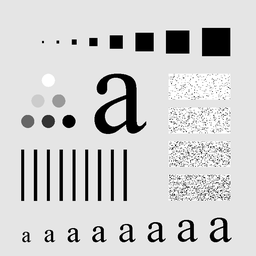
#> input picture lab-20250428T074251Z-001/lab/Characters Test Pattern 688x688.tif, 256 x 256 px, shrunk from 688 x 688 before the run
$ python tempCodeRunnerFile.py
#> lines starting #> are read from the running program, lines starting #| are printed output that depends on the picture
#> further down, character_image is the input picture: shape (256, 256); min 0, max 255, mean 207.3
#Task 3 - Spatial Domain Smoothing Filters
#Task 3(b): Take grayscale image of size 512x512,
#use different size of mask (3x3, 5x5, 7x7) with average filter for noise suppression
#& observe their performance in term of PSNR
#Importing the Libraries
import cv2
import numpy as np
import matplotlib.pyplot as plt
#Function for Average Spatial Filter
#Function: output_image = cv2.blur(input_image, (kernel_size, kernel_size))
def average_filter(image, mask_size):
    filtered_image = image.copy()
    height, width = filtered_image.shape
    offset, weight = mask_size // 2, mask_size * mask_size

    for r in range(height):
        for c in range(width):
            filtered_image[r, c] = 0;
            for x in range(-offset, offset + 1):
                for y in range(-offset, offset + 1):
                    if (r + x >= 0 and r + x < height and c + y >= 0 and c + y < width):
                        filtered_image[r, c] += (image[r + x, c + y] / weight)

    return np.uint8(filtered_image)
#Function for adding Salt & Pepper Noise
def add_salt_pepper_noise(image, percent):
#> called with percent = 15
    noisy_image = image.copy()
    noise_amount = (image.shape[0] * image.shape[1]) * (percent / 100)
#> noise_amount = 9830.4

    for k in range(int(noise_amount)):
        index = []
        for x in range(1, 5):
            index.append(np.random.randint(0, image.shape[0]))
        noisy_image[index[0], index[1]], noisy_image[index[2], index[3]] = 0, 255
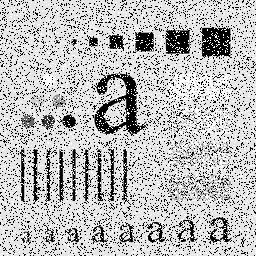
#> noisy_image: shape (256, 256); min 0, max 255, mean 186.8

    return noisy_image
#Function for calculating PSNR (Peak Signal to Noise Ratio)
#Function: psnr = cv2.PSNR(image1, image2)
def compute_psnr(image1, image2):
    image1, image2 = np.float64(image1), np.float64(image2)
    mse = np.mean((image1 - image2) ** 2)
#> mse = 7019.1
    if mse == 0:
        return float('inf')
    psnr = 20 * np.log10(255.0) - 10 * np.log10(mse)
#> psnr = 9.67

    return round(psnr, 2)
#Adding Salt & Pepper Noise to the Image
#Loading the Image
character_image = cv2.imread("./Characters Test Pattern 688x688.tif", 0)
plt.imshow(character_image, cmap = "gray")
plt.title("Original Image")
plt.show()

#Adding Salt & Pepper Noise to the Image
noisy_character_image = add_salt_pepper_noise(character_image, 15)
plt.imshow(noisy_character_image, cmap = "gray")
plt.title("The Noisy Image")
plt.show()
psnr = compute_psnr(character_image, noisy_character_image)
#> psnr = 9.67
print(f"PSNR = {psnr}")
#| PSNR = 9.67

#PSNR = 9.58
#Applying average filter with (3x3, 5x5, 7x7) mask
for mask_size in range(3, 8, 2):
    avg_character_image = average_filter(noisy_character_image, mask_size)
    plt.imshow(cv2.cvtColor(avg_character_image, cv2.COLOR_BGR2RGB))
    plt.title(f"Noisy Image after applying Averaging Filter of mask size {mask_size}x{mask_size}")
    plt.show()
    print(f"PSNR = {compute_psnr(noisy_character_image, avg_character_image)}")
#> this loop made 3 passes
#> (mse in compute_psnr, psnr in compute_psnr) on passes 1 to 3: (5850.4, 10.46), (6570.3, 9.95), (7612.5, 9.32)
#| PSNR = 10.46
#| PSNR = 9.95
#| PSNR = 9.32
#> pass 1, `avg_character_image = average_filter(noisy_character_image, mask_size)`:
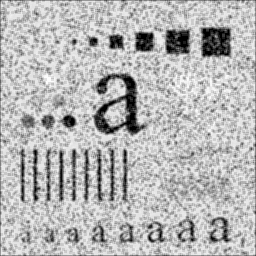
#> avg_character_image: shape (256, 256); min 0, max 252, mean 182.6
#> pass 2, `avg_character_image = average_filter(noisy_character_image, mask_size)`:
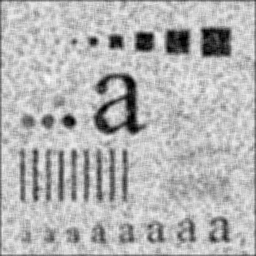
#> avg_character_image: shape (256, 256); min 0, max 250, mean 180.5
#> after the loop:
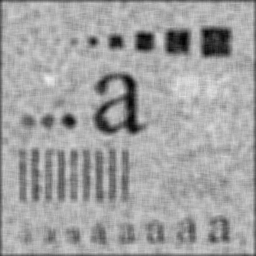
#> avg_character_image: shape (256, 256); min 0, max 240, mean 161.8
